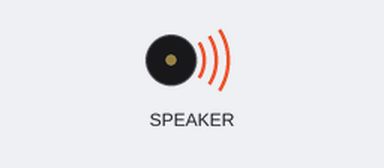
Simulated run of this program. Board: Circuit Playground running CircuitPython. Shown: buzzer (waves = sounding). At 1.0 s the program ends and the board releases its pins; the recording ends there.

Above: at 0.1 s.
Timing chart, 0 to 1.0 s (numbered marks = the images above):
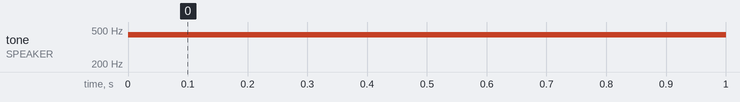

The program:

Song_starter.py
```python
from adafruit_circuitplayground import cp

def main():
    # Play a short song using the built-in speaker (at least 20 notes)
    # Reference the provided frequency chart information

    # Example: 440 hz tone played for 1 second.
    # Consider how to use multiple functions for the notes/stanzas...
    cp.play_tone(440, 1)

main()
```

Measured:
- by itself, tone on SPEAKER: silent → 440 Hz at 0.00 s
